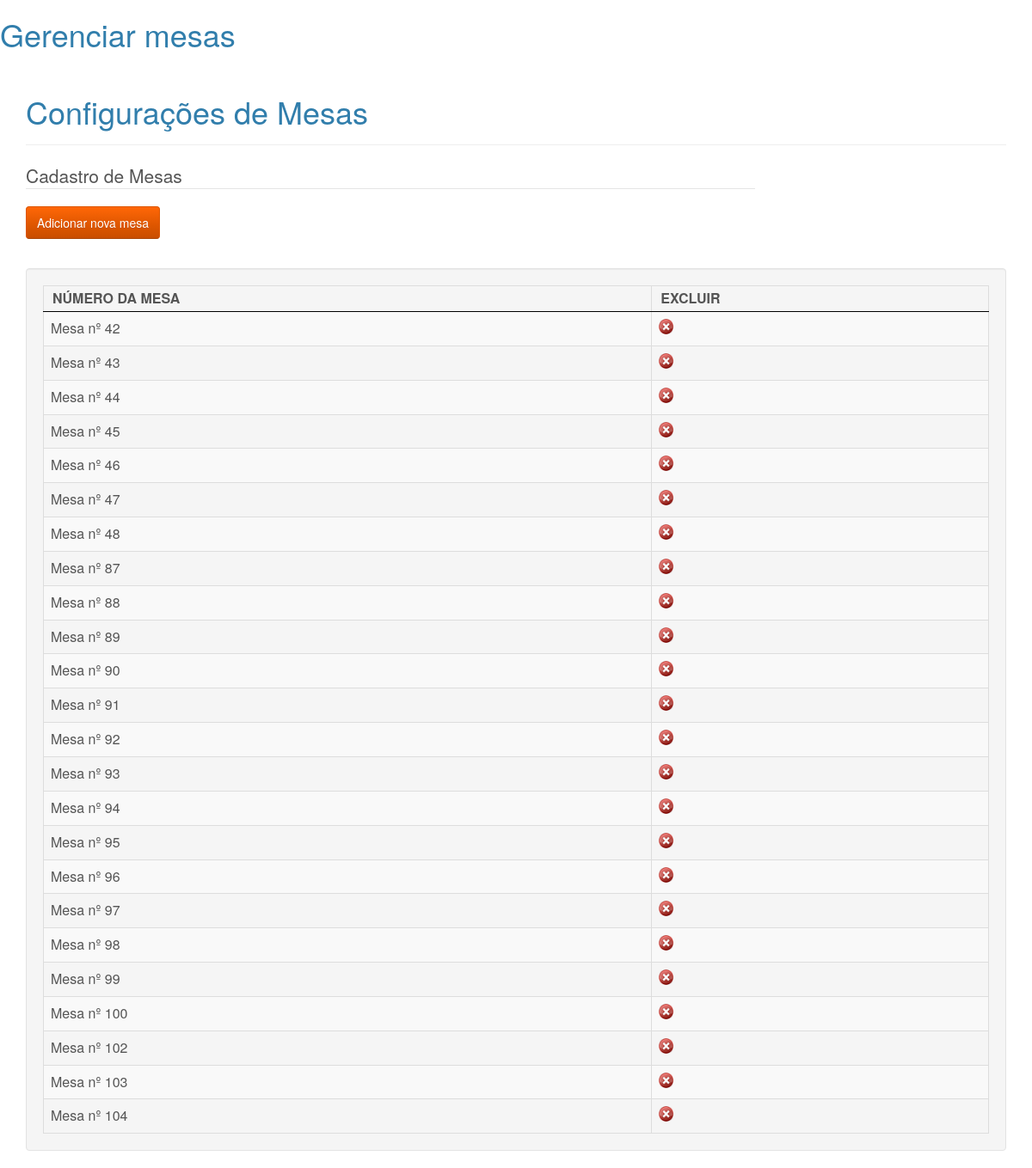
The app's page /cadastromesa.php, older data.
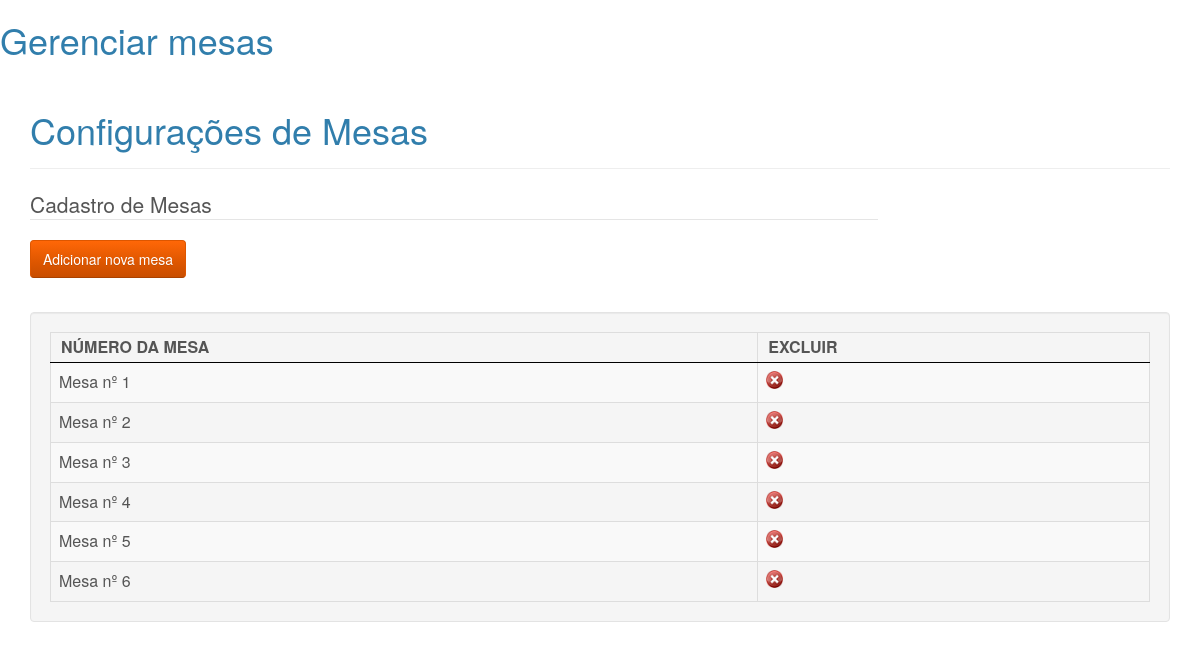
The same page, newer data.
### tables this page shows
CREATE TABLE `mesa` (
  `id_mesa` int(10) NOT NULL AUTO_INCREMENT,
  `numero` int(10) NOT NULL,
  `idGarcon` varchar(200) NOT NULL,
  `situacao` int(1) NOT NULL,
  PRIMARY KEY (`id_mesa`)
);

### cadastromesa.php (the view, shortened to what this page needs)
<h1>Gerenciar mesas</h1>
<link href="css/style.css" rel="stylesheet" type="text/css">
<link rel="stylesheet" type="text/css" href="css/demo_table.css"/>
<div class="container">
   <div class="bs-docs-section" >
      <div class="row">
         <div class="col-lg-12">
            <div class="page-header">
               <h1 id="forms">Configurações de Mesas</h1>
            </div>
         </div>
      </div>
      <div class="row">
         <div class="col-lg-9">
            <div class=" bs-component">
               <form action="" class="form-horizontal" method="post" enctype="multipart/form-data">
                  <fieldset>
                     <legend>Cadastro de Mesas</legend>
                       <input name="cadastrar" class="btn btn-warning" type="submit" value="Adicionar nova mesa" id="cadastrar" />
            </div>
         </div>
      </div>
   </div>
		<div class="well">
   <table class="display dataTable table table-striped table-bordered" id="mesas">
      <thead>
         <tr>
            <th>NÚMERO DA MESA</th>
            <th>EXCLUIR</th>
         </tr>
      </thead>
      <tbody>
         <?php
            $sel = mysql_query("SELECT * FROM mesa ORDER BY id_mesa ASC");
            while($ver = mysql_fetch_array($sel)){
         ?>
         <tr>
            <td>Mesa nº <?php echo $ver['numero'];?></td>
            <td>
               <a href="javascript:confirmardel('?btn=cadastromesa&apagar=apagar&id_mesa=<?php echo $ver['id_mesa'] ?>')"><img src="imagens/excluir.png" width="17" height="18"  border="0"/></a>
            </td>
         </tr>
         <?php } ?>
      </tbody>
   </table>
   </div>
</div>

Row changes from the older to the newer data that the page shows:
removed mesa: numero "42"
removed mesa: numero "43"
removed mesa: numero "44"
removed mesa: numero "45"
removed mesa: numero "46"
removed mesa: numero "47"
removed mesa: numero "48"
removed mesa: numero "87"
removed mesa: numero "88"
removed mesa: numero "89"
removed mesa: numero "90"
removed mesa: numero "91"
removed mesa: numero "92"
removed mesa: numero "93"
removed mesa: numero "94"
removed mesa: numero "95"
removed mesa: numero "96"
removed mesa: numero "97"
removed mesa: numero "98"
removed mesa: numero "99"
removed mesa: numero "100"
removed mesa: numero "102"
removed mesa: numero "103"
removed mesa: numero "104"
added mesa: numero "1"
added mesa: numero "2"
added mesa: numero "3"
added mesa: numero "4"
added mesa: numero "5"
added mesa: numero "6"
